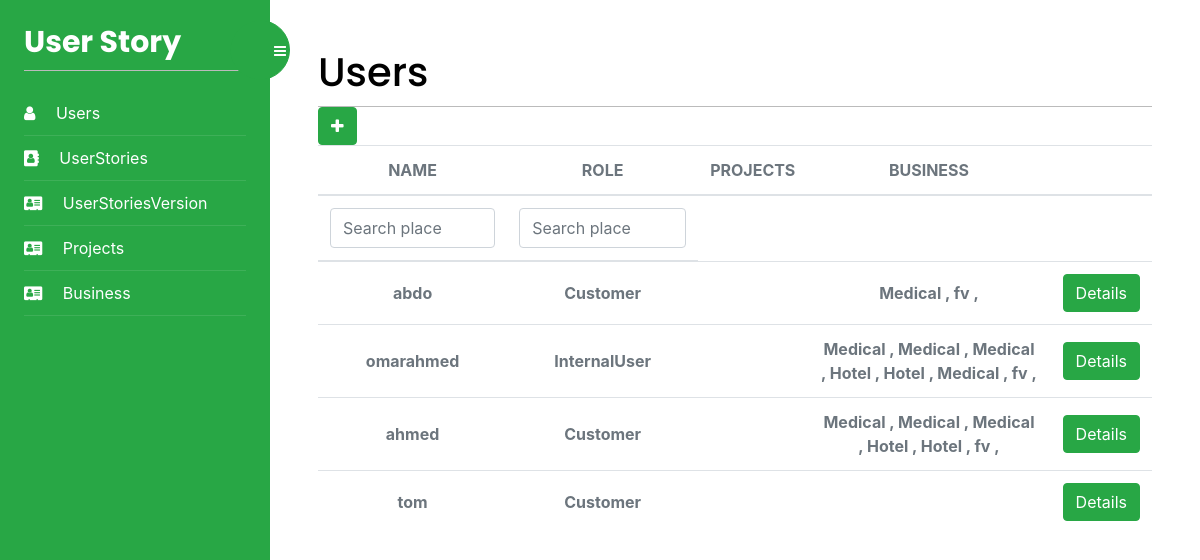
The page /Users/list/ (signed in) on the database as committed earlier.
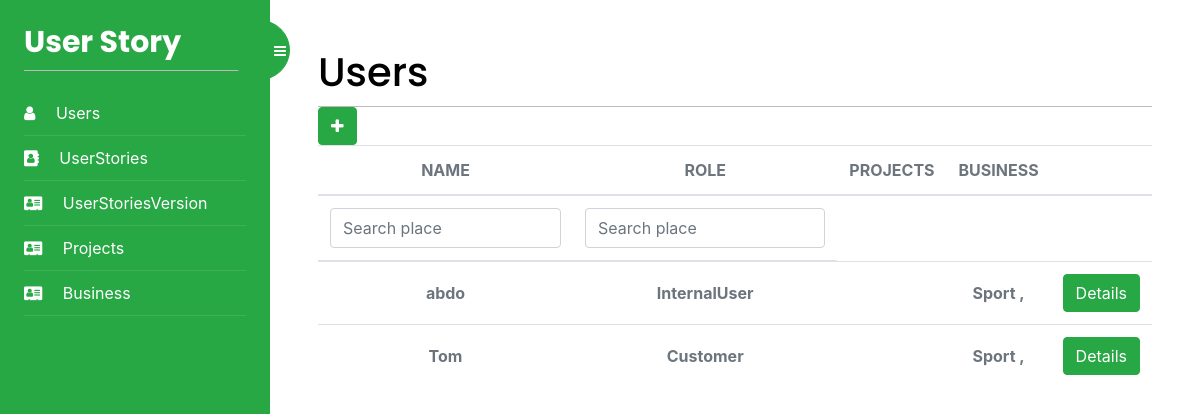
The same page on the database as committed later.
### UserStoryApp/models.py (models this page shows, shortened)
class User (AbstractUser):
    Role = models.IntegerField(blank=True, null=True, default=2)
    project = []
    business = []
    def get_projects(self):
        return "\n".join([f'{p.name} , ' for p in self.project])
    def get_businesses(self):
        return "\n".join([f'{p.name} , ' for p in self.business])

class Business(models.Model):
    id = models.AutoField(primary_key=True)
    businessIndustry = models.ManyToManyField(
        BusinessCategory)
    hourlyRate = models.IntegerField(blank=True, null=True)
    name = models.TextField(blank=True)
    LegalEntityName = models.TextField(blank=True)
    Address = models.TextField(blank=True)
    BusinessNumber = models.IntegerField(blank=True, null=True)
    BusinessEmail = models.TextField(blank=True)
    User = models.ManyToManyField(User)
    ABN = models.IntegerField(blank=True, null=True)
    class Meta:
        db_table = "Business"

### Users/views.py (the view)
# urls.py: path('list/', views.user_list, name='users'),
@login_required
def user_list(request):
    User = get_user_model()
    users = User.objects.all()
    my_filter = UsersFilter(request.GET, queryset=users)
    users = my_filter.qs
    for u in users:
        project = Project.objects.filter(User=u)
        if len(project):
            u.project = project
    for u in users:
        business = Business.objects.filter(User=u)
        print(business)
        if len(business):
            u.business = business
            print(u.business)
        u.Role = Role(u.Role).name
    return render(request, 'user/users.html', {'users': users, 'filter': my_filter})

### Users/templates/user/users.html (shortened to what this page needs)
{% extends "base.html" %}
{% block content %}
<div>
    <h1 class="m-auto">Users</h1>
</div>
<a href="{% url 'addUsers' %}" class="btn btn-success" aria-hidden="true"><i class="fa fa-plus text-white"
        aria-hidden="true"></i>
</a>
<div class="table-responsive p-0">
    <table class="table align-items-center mb-0">
        <thead>
            <tr>
                <th class="text-center text-uppercase text-secondary text-xxs font-weight-bolder opacity-7">Name</th>
                <th class="text-center text-uppercase text-secondary text-xxs font-weight-bolder opacity-7">Role</th>
                <th class="text-center text-uppercase text-secondary text-xxs font-weight-bolder opacity-7">Projects
                </th>
                <th class="text-center text-uppercase text-secondary text-xxs font-weight-bolder opacity-7">Business</th>
                <th class="text-secondary opacity-7"></th>
            </tr>
        </thead>
        <thead>
            <tr>
                <form id="form" method="get">
                    <th class="text-center text-uppercase text-secondary text-xxs font-weight-bolder opacity-7">
                        {{filter.form.username}}</th>
                    <th class="text-center text-uppercase text-secondary text-xxs font-weight-bolder opacity-7">
                        {{filter.form.Role}}</th>
                </form>
            </tr>
        </thead>
        <tbody>
            {% for user in users %}
                <tr>
                <td class="align-middle text-center">
                    <span class="text-secondary text-xs font-weight-bold">{{user.username}}</span>
                </td>
                <td class="align-middle text-center">
                    <span class="text-secondary text-xs font-weight-bold">{{user.Role}}</span>
                </td>
                <td class="align-middle text-center">
                </td>
                <td class="align-middle text-center">
                    <span class="text-secondary text-xs font-weight-bold">{{user.get_businesses}}</span>
                </td>
                <td class="align-middle text-center">
                    <a href="{% url 'userDetails' user.id %}" class="btn btn-success" aria-hidden="true">
                        Details
                    </a>
                </td>
            </tr>
            {% endfor %}
        </tbody>
    </table>
</div>
{% endblock %}

### Users/templates/base.html (shortened to what this page needs)
{% load static %}
<!DOCTYPE html>
<html>
<head>
    <link href="{% static "css/base.css" %}" rel="stylesheet">
    <link rel="stylesheet" href="https://stackpath.bootstrapcdn.com/font-awesome/4.7.0/css/font-awesome.min.css">
    <link href="//netdna.bootstrapcdn.com/font-awesome/4.7.0/css/font-awesome.css" rel="stylesheet">
    <link rel="stylesheet" href="{% static "css/style.css" %}">
    <link rel="stylesheet" href="{% static "css/autocomplete.css" %}">
    <link rel="stylesheet" href="https://cdn.jsdelivr.net/npm/bootstrap@4.3.1/dist/css/bootstrap.min.css"
>
    <link href="https://cdn.rawgit.com/davidstutz/bootstrap-multiselect/master/dist/css/bootstrap-multiselect.css"
        rel="stylesheet" type="text/css" />
</head>
<body>
    <div class="wrapper d-flex align-items-stretch">
        <nav id="sidebar" class="bg-success">
            <div class="custom-menu">
                <button type="button" id="sidebarCollapse" class="btn btn-success bg-success">
                    <i class="fa fa-bars"></i>
                </button>
            </div>
            <div class="p-4">
                <h1><a href="index.html" class="logo">User Story</a></h1>
                <ul class="list-unstyled components mb-5">
                    <li class="active">
                        <a href="{% url 'users' %}"><span class="text-white fa fa-user mr-3"></span> Users</a>
                    </li>
                    <li class="active">
                        <a href="{% url 'userStories' %}"><span class="text-white fa fa-address-book mr-3"></span> UserStories</a>
                    </li>
                    <li class="active">
                        <a href="{% url 'userStoryVersions' %}"><span class="text-white fa fa-address-card mr-3"></span> UserStoriesVersion</a>
                    </li>
                    <li class="active">
                        <a href="{% url 'Projects' %}"><span class="text-white fa fa-address-card mr-3"></span>
                            Projects</a>
                    </li>
                    <li class="active">
                        <a href="{% url 'Business' %}"><span class="text-white fa fa-address-card mr-3"></span>
                            Business</a>
                    </li>
                </ul>
            </div>
        </nav>
        <div id="content" class="p-4 p-md-5 pt-5">
            {% block content %}
            {% endblock %}
        </div>
    </div>
</body>
</html>

### account/static/css/base.css (style rules this page uses)
body { margin:0; padding:0; font-family:helvetica, sans-serif; }
a { color:#12c064; text-decoration:none; }
h1, h2, h3, h4, h5 , h6 { font-family: 'Muli', sans-serif; font-weight:normal; }
h1 { border-bottom:1px solid #bbb; padding:0 0 10px 0; margin:10px 0 20px 0; }
#content { padding:30px 100px; }
form { overflow:auto; }
input, textarea { clear:both; float:left; margin:0 0 10px; background:#efefef; border:0; padding:6px 10px; font-size:14px; }

Rows that differ between the two databases and show on the page:
removed User: username "omarahmed", Role "InternalUser", get_businesses "Medical , Medical , Medical , Hotel , Hotel , Medical , fv ,"
removed User: username "ahmed", Role "Customer", get_businesses "Medical , Medical , Medical , Hotel , Hotel , fv ,"
removed User: username "tom", Role "Customer"
changed User "abdo": Role "Customer" → "InternalUser"; get_businesses "Medical , fv ," → "Sport ,"
added User: username "Tom", Role "Customer", get_businesses "Sport ,"
